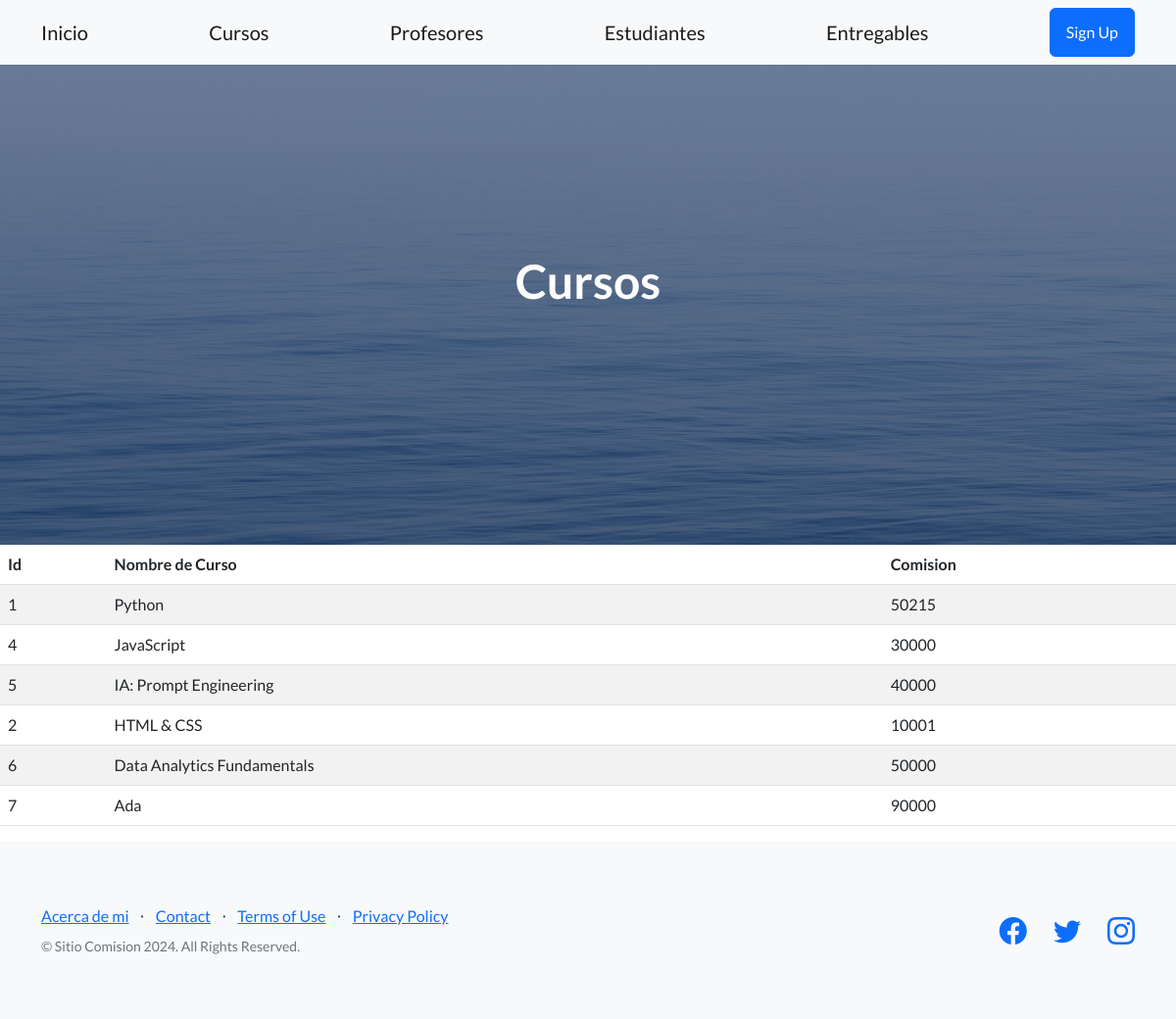
Screenshot of /cursos/ with the database file from the repository.
### aplicacion/models.py (models this page shows, shortened)
class Curso(models.Model):
    nombre = models.CharField(max_length=50)
    comision = models.IntegerField()
    class Meta:
        ordering = ["-nombre"]

### aplicacion/views.py (the view)
# urls.py: path('cursos/', cursos, name="cursos"),
def cursos(request):
    contexto = {'cursos': Curso.objects.all()}
    return render(request, "aplicacion/cursos.html", contexto)

### aplicacion/templates/aplicacion/cursos.html
{% extends "aplicacion/index.html" %}
{% block titulo %}
<h1 class="mb-5">Cursos</h1>
{% endblock titulo %}
{% block contenido %}
<table class="table table-striped">
    <thead>
        <tr>
            <th>Id</th>
            <th>Nombre de Curso</th>
            <th>Comision</th>
        </tr>
    </thead>
    <tbody>
    {% for c in cursos  %}
        <tr>
            <td>{{ c.id }}</td>
            <td>{{ c.nombre }}</td>
            <td>{{ c.comision }}</td>
        </tr>
    {% endfor %}
    </tbody>
</table>
{% endblock contenido %}

### aplicacion/templates/aplicacion/index.html (shortened to what this page needs)
<!DOCTYPE html>
<html lang="en">
    <head>
        {% load static %}
        <link href="https://cdn.jsdelivr.net/npm/bootstrap-icons@1.5.0/font/bootstrap-icons.css" rel="stylesheet" type="text/css" />
        <link href="{% static  'css/styles.css' %}" rel="stylesheet" />
    </head>
    <body>
        <nav class="navbar navbar-light bg-light static-top">
            <div class="container">
                <a class="navbar-brand" href="{% url 'home' %}">Inicio</a>
                <a class="navbar-brand" href="{% url 'cursos' %}">Cursos</a>
                <a class="navbar-brand" href="{% url 'profesores' %}">Profesores</a>
                <a class="navbar-brand" href="{% url 'estudiantes' %}">Estudiantes</a>
                <a class="navbar-brand" href="{% url 'entregables' %}">Entregables</a>
                <a class="btn btn-primary" href="#signup">Sign Up</a>
            </div>
        </nav>
        <header class="masthead">
            <div class="container position-relative">
                <div class="row justify-content-center">
                    <div class="col-xl-6">
                        <div class="text-center text-white">
                            {% block titulo %}{% endblock titulo %}
                        </div>
                    </div>
                </div>
            </div>
        </header>
        {% block contenido %}
        {% endblock contenido %}
        <footer class="footer bg-light">
            <div class="container">
                <div class="row">
                    <div class="col-lg-6 h-100 text-center text-lg-start my-auto">
                        <ul class="list-inline mb-2">
                            <li class="list-inline-item"><a href="{% url 'acerca_de_mi' %}">Acerca de mi</a></li>
                            <li class="list-inline-item">⋅</li>
                            <li class="list-inline-item"><a href="#!">Contact</a></li>
                            <li class="list-inline-item">⋅</li>
                            <li class="list-inline-item"><a href="#!">Terms of Use</a></li>
                            <li class="list-inline-item">⋅</li>
                            <li class="list-inline-item"><a href="#!">Privacy Policy</a></li>
                        </ul>
                        <p class="text-muted small mb-4 mb-lg-0">&copy; Sitio Comision 2024. All Rights Reserved.</p>
                    </div>
                    <div class="col-lg-6 h-100 text-center text-lg-end my-auto">
                        <ul class="list-inline mb-0">
                            <li class="list-inline-item me-4">
                                <a href="#!"><i class="bi-facebook fs-3"></i></a>
                            </li>
                            <li class="list-inline-item me-4">
                                <a href="#!"><i class="bi-twitter fs-3"></i></a>
                            </li>
                            <li class="list-inline-item">
                                <a href="#!"><i class="bi-instagram fs-3"></i></a>
                            </li>
                        </ul>
                    </div>
                </div>
            </div>
        </footer>
    </body>
</html>

### rows the page displays
Curso: id "1", nombre "Python", comision "50215"
Curso: id "4", nombre "JavaScript", comision "30000"
Curso: id "5", nombre "IA: Prompt Engineering", comision "40000"
Curso: id "2", nombre "HTML & CSS", comision "10001"
Curso: id "6", nombre "Data Analytics Fundamentals", comision "50000"
Curso: id "7", nombre "Ada", comision "90000"
